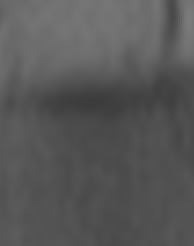
#> input picture 哈希相似度比较/4.png, 97 x 123 px, given in place of 21.png, which was not available (shown 2 times larger)
$ python GLG.py   (older library calls are emulated)
#> lines starting #> are read from the running program, lines starting #| are printed output that depends on the picture; pictures that were not available may be replaced by others from this repository, and a replacement may not be noted
#> in main, img is the input picture: shape (123, 97); min 60, max 123, mean 87.5
# coding=utf-8
import numpy as np
import cv2
import scipy.misc
import os
import matplotlib.pyplot as plt
import warnings
from argparse import ArgumentParser
warnings.filterwarnings("ignore")
ALPHA = 0.8
M = 256
Threshold = 10

def build_parser():
    parser = ArgumentParser()
    parser.add_argument('--image',
                        dest = 'img', help = 'input image',
                        metavar = 'INPUT_IMAGE.jpg', required = True)
    parser.add_argument('--result',
                        dest='res', help='output image',
                        metavar='OUTPUT_IMAGE.jpg', required=True)
    return parser

def Trans_and_CalcD(H = [],T = []):
    M = len(H)
    Tar = np.zeros(M+1)
    for i in range(M):
        if H[i] != 0:
            Tar[T[i]] = H[i]
    D = 0
    for i in range(0,M-1):
        for j in range(i+1,M):
            D = D + Tar[i] * Tar[j] * (j - i)
    return D

def ten(img):
    height, width = np.shape(img)
    '''
    ix = [-1,0,1   iy = [1,2,1
          -2,0,2         0,0,0
          -1,0,1]        -1,-2,-1]
    '''
    ans = 0
    for i in range(1,height-1):
        for j in range(1,width-1):
            Sx = img[i-1][j+1] + 2 * img[i][j+1] + img[i+1][j+1] - (img[i-1][j-1] + 2 * img[i][j-1] + img[i+1][j-1])
            Sy = img[i-1][j-1] + 2 * img[i-1][j] + img[i-1][j+1] - (img[i+1][j-1] + 2 * img[i+1][j] + img[i+1][j+1])
            temp = Sx * Sx + Sy * Sy
            if temp > Threshold:
                ans = ans + temp
    return ans

def glg(img):
    height,width = np.shape(img)
#> height = 123; width = 97
    Npix = height * width
#> Npix = 11931
    scipy.misc.imsave('original_img.jpg', img)
    hist = cv2.calcHist([img], [0], None, [M], [0.0, 255.0])
#> hist = 256 values, max 797 at index 80, min 0 at index 0, mean 46.61
    #show histogram of the original image
    '''
    bins = np.arange(257)
    item = img[:, :]
    hist, bins = np.histogram(item, bins)
    width = 0.7 * (bins[1] - bins[0])
    center = (bins[:-1] + bins[1:]) / 2
    plt.bar(center, hist, align='center', width=width)
    plt.show()
    '''
    temp = [0]
    temp_gray_level = np.zeros(M)
    cnt = 1
    for i in range(M):
        if hist[i] != 0:
            temp.append(hist[i])
            temp_gray_level[cnt] = i
            cnt = cnt + 1
#> after the loop, cnt = 65; temp = 65 items, first 6: 0, [24], [35], [40], [72], [58]; temp_gray_level = 256 values, max 123 at index 64, min 0 at index 0, mean 22.88
    n = len(temp) - 1
#> n = 64
    G = [[0] for i in range(n+2)]
    gray_level = [[0 for _ in range(n+1)] for __ in range(n+1)]
    G[n] = temp
    gray_level[n] = temp_gray_level
    L = [[0] for i in range(n+2)]
    R = [[0] for i in range(n+2)]
    for k in range(M):
        if hist[k] != 0:
            L[n].append(k)
            R[n].append(k)
    N = np.zeros(n+2).astype(float)
#> N = 66 values from 0 to 0
    T = [[0 for k in range(M+1)] for i in range(n+2)]
    D = np.zeros(n+2)
#> D = 66 values from 0 to 0
    maxD = 0
    Iopt = n - 1
#> Iopt = 63

    while n >= 3:
        #compute Gn-1,Ln-1,Rn-1,i'
        a = min(G[n][1:n+1])
        ia = G[n].index(a)
        left = True
        if ia == 1:
            b = G[n][ia+1]
            left = False
        elif ia == n:
            b = G[n][ia-1]
        else:
            if G[n][ia-1] <= G[n][ia+1]:
                b = G[n][ia-1]
                left = True
            else:
                b = G[n][ia+1]
                left = False
        if left:
            ii = ia - 1
        else:
            ii = ia
        for i in range(1,ii):
            G[n-1].append(G[n][i])
            gray_level[n-1][i] = gray_level[n][i]
        G[n-1].append(a+b)
        gray_level[n-1][ii] = gray_level[n][ii]
        for i in range(ii+1,n):
            G[n-1].append(G[n][i+1])
            gray_level[n-1][i] = gray_level[n][i+1]

        for i in range(1,ii+1):
            L[n-1].append(L[n][i])
        for i in range(ii+1,n):
            L[n-1].append(L[n][i+1])

        for i in range(1,ii):
            R[n-1].append(R[n][i])
        for i in range(ii,n):
            R[n-1].append(R[n][i+1])

        if L[n-1][1] != R[n-1][1]:
            N[n-1] = (M - 1)/float(n - 1)
        else:
            N[n-1] = (M - 1)/float(n - 1 - ALPHA)
        for k in range(0,M):
            if k <= L[n-1][1]:
                T[n - 1][k] = 0
                continue
            if k >= R[n-1][n-1]:
                T[n-1][k] = M - 1
                continue
            i = 0
            for x in range(1,n):
                if k >= L[n-1][x] and k < R[n-1][x]:
                    i = x
                    if i > 0 and L[n-1][i] != R[n-1][i]:
                        if L[n-1][1] == R[n-1][1]:
                            ans = int((i - ALPHA - (R[n - 1][i] - k) / float(R[n - 1][i] - L[n - 1][i])) * float(N[n - 1]) + 1 + 0.5)
                            T[n - 1][k] = ans
                        else:
                            ans = int((i - (R[n - 1][i] - k) / float(R[n - 1][i] - L[n - 1][i])) * float(N[n - 1]) + 1 + 0.5)
                            T[n - 1][k] = ans
                    elif i > 0 and L[n-1][i] == R[n-1][i]:
                        if L[n-1][1] == R[n-1][1]:
                            T[n - 1][k] =int(((i - ALPHA) * float(N[n - 1])) + 0.5)
                        else:
                            T[n - 1][k] =int((i * float(N[n - 1])) + 0.5)
                elif k == R[n-1][x]:
                    i = x
                    if L[n-1][1] == R[n-1][1]:
                        T[n - 1][k] = int(((float (i) - ALPHA) * float(N[n - 1])) + 0.5)
                    else:
                        T[n - 1][k] = int((i * float(N[n - 1])) + 0.5)
             #can be deleted
                if i == 0:
                    T[n-1][k] = T[n-1][k-1]
        D[n-1] = Trans_and_CalcD(hist,T[n-1])
        if D[n - 1] > maxD:
            maxD = D[n - 1]
            Iopt = n - 1
        #print n - 1, D[n - 1]
        n = n - 1
#> this loop made 62 passes
#> (a, ia, left, b, ii, maxD, Iopt, n) on passes 1, 2, 3, 4, 5, 6, 7, 10, 12, 16, 19, 21: ([2], 64, True, [13], 63, 4.59e+09, 63, 63), ([10], 61, False, [11], 61, 4.67e+09, 62, 62), ([12], 60, True, [13], 59, 4.74e+09, 61, 61), ([15], 61, True, [21], 60, 4.8e+09, 60, 60), ([24], 1, False, [35], 1, 4.82e+09, 59, 59), ([25], 58, False, [36], 58, 4.88e+09, 58, 58), ([40], 2, True, [59], 1, 4.96e+09, 57, 57), ([58], 3, True, [72], 2, 4.99e+09, 54, 54), ([61], 53, True, [64], 52, 5.03e+09, 52, 52), ([84], 3, False, [108], 3, 5.11e+09, 48, 48), ([89], 7, False, [118], 7, 5.13e+09, 45, 45), ([99], 1, False, [130], 1, 5.19e+09, 43, 43)
#> (a, ia, left, b, ii, n) on passes 8, 9, 11, 13, 14, 15: ([52], 32, False, [67], 32, 56), ([55], 34, True, [57], 33, 55), ([58], 35, True, [59], 34, 53), ([64], 33, True, [112], 32, 51), ([64], 35, False, [81], 35, 50), ([76], 7, False, [89], 7, 49)
#> after the loop, D = 66 values, max 6.07e+09 at index 9, min 0 at index 0, mean 5.01e+09; Iopt = 9; N = 66 values, max 127.5 at index 2, min 0 at index 0, mean 14.41; T = 66 items; gray_level = 65 items; maxD = 6.07e+09; n = 2
    return T[Iopt],D[Iopt]/(float (Npix) * (Npix - 1))

def main():
    # [5 lines of commented-out code are left out]
    img = cv2.imread('21.png', cv2.IMREAD_GRAYSCALE)
    Trans,PixDist = glg(img)
#> Trans = 257 values, max 255 at index 123, min 0 at index 0, mean 167.2; PixDist = 42.66
    height, width = np.shape(img)
#> height = 123; width = 97
    #reconstruct the enhangced image
    image = np.copy(img)
    for i in range(0,height):
        for j in range(0,width):
            image[i][j] = Trans[img[i][j]]
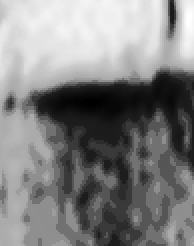
#> image: shape (123, 97) (shown 2 times larger); min 0, max 255, mean 129.6
    scipy.misc.imsave('output_image.jpg',image)
    hist1 = cv2.calcHist([img],[0],None,[256],[0,256])
#> hist1 has the same summary as hist in glg
    hist2 = cv2.calcHist([image],[0],None,[256],[0,256])
#> hist2 = 256 values, max 797 at index 86, min 0 at index 1, mean 46.61
    plt.subplot(221)
    plt.imshow(img,'gray')
    plt.subplot(222)
    plt.imshow(image,'gray')
    plt.subplot(223)
    plt.plot(hist1)
    plt.subplot(224)
    plt.plot(hist2)
    plt.show()
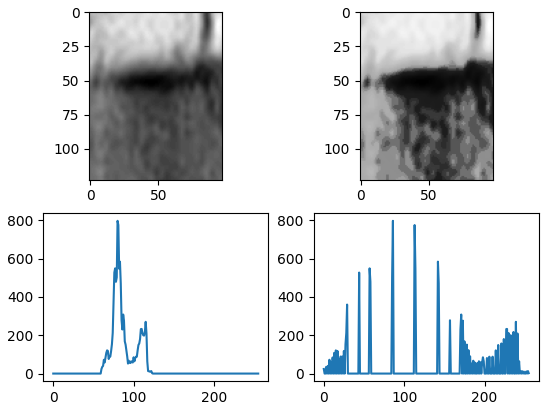
#> figure drawn by matplotlib, 4 panels; panel 3: curve peaks at x = 80, y = 797; panel 4: curve peaks at x = 86, y = 797


    print ("The PixDist is %.1lf" %PixDist)
#| The PixDist is 42.7
if __name__ == '__main__':
    main()

$ run again, on 哈希相似度比较/5.png
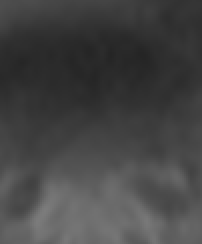
#> input picture 哈希相似度比较/5.png, 101 x 122 px, given in place of 21.png, which was not available (shown 2 times larger)
#> in main, img is the input picture: shape (122, 101); min 37, max 124, mean 68.2
#> hist = 256 values, max 403 at index 43, min 0 at index 0, mean 48.13
#> after the loop in glg, `for i in range(M):`: cnt = 89; temp = 89 items, first 6: 0, [15], [64], [153], [192], [297]; temp_gray_level = 256 values, max 124 at index 88, min 0 at index 0, mean 27.67
#> in glg, `n = len(temp) - 1`: n = 88
#> in glg, `Iopt = n - 1`: Iopt = 87
#> the loop in glg, `while n >= 3: #compute Gn-1,Ln-1,Rn-1,i'` made 86 passes
#> (a, ia, left, b, ii, maxD, Iopt, n) on passes 1, 2, 3, 4, 5, 6, 7, 9: ([1], 88, True, [8], 87, 5.67e+09, 87, 87), ([9], 87, True, [12], 86, 5.7e+09, 86, 86), ([11], 85, True, [12], 84, 5.8e+09, 85, 85), ([15], 1, False, [64], 1, 5.82e+09, 84, 84), ([19], 82, True, [22], 81, 5.88e+09, 83, 83), ([21], 83, True, [23], 82, 5.91e+09, 82, 82), ([34], 80, False, [41], 80, 5.98e+09, 81, 81), ([54], 79, True, [72], 78, 6e+09, 79, 79)
#> after the loop in main, `for i in range(0,height):`:
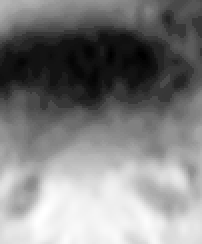
#> image: shape (122, 101) (shown 2 times larger); min 0, max 255, mean 128.6
#> in main, `plt.show()`:
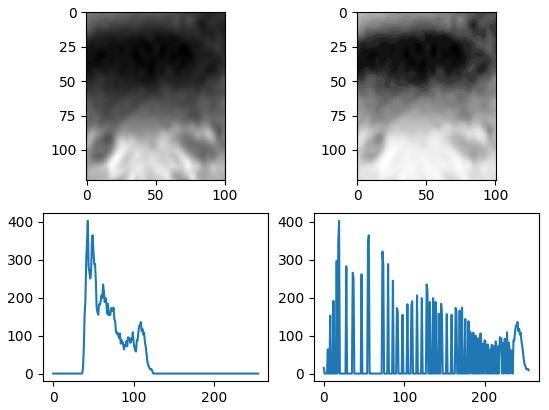
#> figure drawn by matplotlib, 4 panels; panel 3: curve peaks at x = 43, y = 403; panel 4: curve peaks at x = 19, y = 403
#| The PixDist is 43.9

$ run again, on 哈希相似度比较/6.png
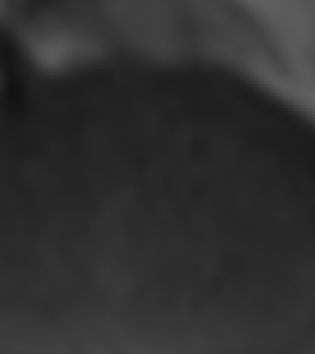
#> input picture 哈希相似度比较/6.png, 105 x 118 px, given in place of 21.png, which was not available (shown 3 times larger)
#> in main, img is the input picture: shape (118, 105); min 19, max 96, mean 47.3
#> hist = 256 values, max 650 at index 40, min 0 at index 0, mean 48.4
#> after the loop in glg, `for i in range(M):`: cnt = 79; temp = 79 items, first 6: 0, [3], [13], [15], [24], [25]; temp_gray_level = 256 values, max 96 at index 78, min 0 at index 0, mean 17.52
#> in glg, `n = len(temp) - 1`: n = 78
#> in glg, `Iopt = n - 1`: Iopt = 77
#> the loop in glg, `while n >= 3: #compute Gn-1,Ln-1,Rn-1,i'` made 76 passes
#> (a, ia, left, b, ii, maxD, Iopt, n) on passes 1 to 8: ([1], 78, True, [10], 77, 3.77e+09, 77, 77), ([3], 1, False, [13], 1, 3.78e+09, 76, 76), ([11], 75, False, [11], 75, 3.83e+09, 75, 75), ([14], 59, True, [21], 58, 3.86e+09, 74, 74), ([15], 2, True, [16], 1, 3.9e+09, 73, 73), ([15], 72, True, [18], 71, 3.96e+09, 72, 72), ([19], 53, False, [27], 53, 3.99e+09, 71, 71), ([21], 58, False, [31], 58, 4.02e+09, 70, 70)
#> after the loop in main, `for i in range(0,height):`:
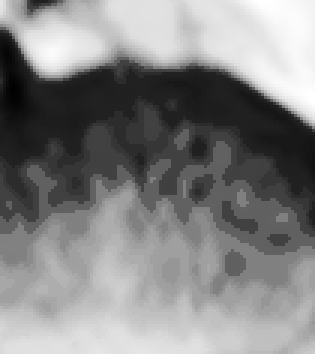
#> image: shape (118, 105) (shown 3 times larger); min 0, max 255, mean 131.6
#> in main, `plt.show()`:
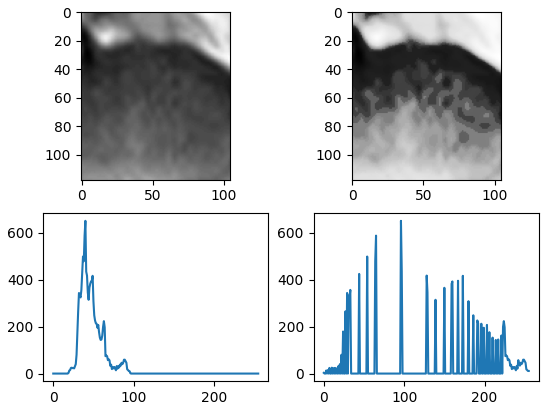
#> figure drawn by matplotlib, 4 panels; panel 3: curve peaks at x = 40, y = 650; panel 4: curve peaks at x = 96, y = 650
#| The PixDist is 41.8
